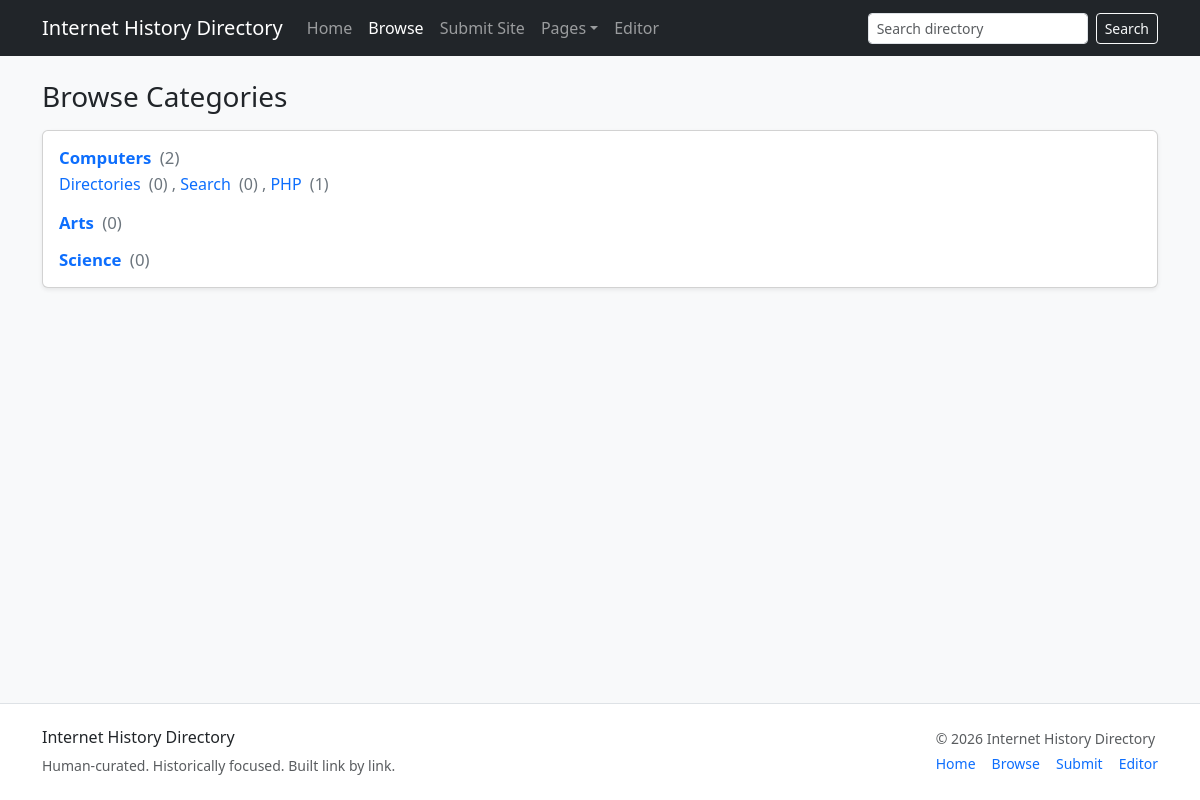
The page /category on the database its author committed.
### tables this page shows
CREATE TABLE categories (
    id INT UNSIGNED AUTO_INCREMENT PRIMARY KEY,
    parent_id INT UNSIGNED NULL,
    slug VARCHAR(150) NOT NULL,
    path VARCHAR(500) NOT NULL,
    name VARCHAR(150) NOT NULL,
    description TEXT NULL,
    sort_order INT NOT NULL DEFAULT 0,
    is_active TINYINT(1) NOT NULL DEFAULT 1,
    is_featured TINYINT(1) NOT NULL DEFAULT 0,
    source_type ENUM('manual','dmoz_import') NOT NULL DEFAULT 'manual',
    source_key VARCHAR(255) NULL,
    import_batch_id INT UNSIGNED NULL,
    created_at DATETIME NOT NULL DEFAULT CURRENT_TIMESTAMP,
    updated_at DATETIME NOT NULL DEFAULT CURRENT_TIMESTAMP,
    CONSTRAINT fk_categories_parent FOREIGN KEY (parent_id) REFERENCES categories(id) ON DELETE SET NULL,
    UNIQUE KEY uq_categories_path (path(191)),
    KEY idx_categories_parent (parent_id),
    KEY idx_categories_slug (slug),
    KEY idx_categories_import_batch (import_batch_id)
);

### app/Core/Controller.php (called while the page is built, shortened)
<?php
class Controller
{
    protected function view(string $view, array $data = []): void
    {
        $data['headerSearchQuery'] = $data['headerSearchQuery'] ?? trim((string) ($_GET['q'] ?? ''));
        extract($data, EXTR_SKIP);
        $viewFile = dirname(__DIR__) . '/Views/' . $view . '.php';
        require dirname(__DIR__) . '/Views/layouts/header.php';
        require $viewFile;
        require dirname(__DIR__) . '/Views/layouts/footer.php';
    }
}

### app/Controllers/CategoryController.php (called while the page is built, shortened)
<?php
class CategoryController extends Controller
{
    public function index(): void
    {
        $categoryModel = new Category($this->db);
        $this->view('category/index', [
            'pageTitle' => 'Browse Categories',
            'categories' => $categoryModel->browseIndexData(),
        ]);
    }
}

### public/index.php (called while the page is built, shortened)
<?php
$basePath = dirname(__DIR__);
require $basePath . '/app/helpers.php';
$appConfig = require $basePath . '/config/app.php';
$dbConfig = require $basePath . '/config/database.php';
$db = new App\Core\Database($dbConfig);
$router = new App\Core\Router();
$router->dispatch($_SERVER['REQUEST_METHOD'], $_SERVER['REQUEST_URI'], $db, $appConfig);

### app/Core/Database.php (called while the page is built, shortened)
<?php
class Database
{
    private PDO $pdo;
    public function __construct(array $config)
    {
        $dsn = sprintf(
            'mysql:host=%s;port=%d;dbname=%s;charset=%s',
            $config['host'],
            $config['port'],
            $config['database'],
            $config['charset']
        );
        $this->pdo = new PDO($dsn, $config['username'], $config['password'], [
            PDO::ATTR_ERRMODE => PDO::ERRMODE_EXCEPTION,
            PDO::ATTR_DEFAULT_FETCH_MODE => PDO::FETCH_ASSOC,
        ]);
    }
    public function query(string $sql, array $params = []): PDOStatement
    {
        $stmt = $this->pdo->prepare($sql);
        $stmt->execute($params);
        return $stmt;
    }
    public function fetchAll(string $sql, array $params = []): array
    {
        return $this->query($sql, $params)->fetchAll();
    }
}

### app/Models/Category.php (called while the page is built, shortened)
<?php
class Category
{
    protected Database $db;
    public function __construct(Database $db)
    {
        $this->db = $db;
    }
    public function topLevel(): array
    {
        return $this->db->fetchAll(
            "SELECT
                c.*,
                (
                    SELECT COUNT(*)
                    FROM categories c2
                    WHERE c2.parent_id = c.id
                      AND c2.is_active = 1
                ) AS child_count,
                (
                    SELECT COUNT(*)
                    FROM sites s
                    WHERE s.category_id = c.id
                      AND s.is_active = 1
                ) AS site_count
             FROM categories c
             WHERE c.parent_id IS NULL
               AND c.is_active = 1
             ORDER BY c.sort_order ASC, c.name ASC"
        );
    }
    public function browseIndexData(): array
    {
        $roots = $this->topLevel();
        $rootIds = array_map(static fn (array $row): int => (int) $row['id'], $roots);
        $children = $this->db->fetchAll(
            'SELECT
                c.*,
                (
                    SELECT COUNT(*)
                    FROM categories c2
                    WHERE c2.parent_id = c.id
                      AND c2.is_active = 1
                ) AS child_count,
                (
                    SELECT COUNT(*)
                    FROM sites s
                    WHERE s.category_id = c.id
                      AND s.is_active = 1
                ) AS site_count
             FROM categories c
             WHERE c.parent_id IN (' . implode(',', array_fill(0, count($rootIds), '?')) . ')
               AND c.is_active = 1
             ORDER BY c.sort_order ASC, c.name ASC',
            $rootIds
        );
        return $roots;
    }
}

### app/helpers.php (called while the page is built, shortened)
<?php
function config(string $key, $default = null)
{
    $config = $GLOBALS['app_config'] ?? [];
    return $config[$key] ?? $default;
}
function e(?string $value): string
{
    return htmlspecialchars((string) $value, ENT_QUOTES, 'UTF-8');
}
function base_url(string $path = ''): string
{
    $base = rtrim((string) config('base_url', ''), '/');
    $path = '/' . ltrim($path, '/');
    if ($base === '') {
        return $path;
    }
    return $base . $path;
}
function display_name(?string $name): string
{
    return str_replace('_', ' ', (string) $name);
}

### app/Views/category/index.php (the view)
<?php
$categories = $categories ?? [];
?>
<div class="row">
    <div class="col-12">
        <h1 class="h3 mb-3">Browse Categories</h1>
        <?php if (empty($categories)): ?>
            <div class="alert alert-info">No categories available yet.</div>
        <?php else: ?>
            <div class="card shadow-sm">
                <div class="card-body">
                    <div class="directory-home-categories">
                        <?php foreach ($categories as $category): ?>
                            <div class="directory-home-category">
                                <div class="directory-home-category-title">
                                    <a href="<?= e(base_url('/category/' . $category['path'])) ?>">
                                        <?= e(display_name($category['name'])) ?>
                                    </a>
                                    <span class="directory-home-category-count">
                                        (<?= (int) ($category['site_count'] ?? 0) ?>)
                                    </span>
                                </div>
                                <?php $children = $category['children'] ?? []; ?>
                                <?php if (!empty($children)): ?>
                                    <div class="directory-home-category-children">
                                        <?php foreach ($children as $index => $child): ?>
                                            <?php if ($index > 0): ?>, <?php endif; ?>
                                            <a href="<?= e(base_url('/category/' . $child['path'])) ?>">
                                                <?= e(display_name($child['name'])) ?>
                                            </a>
                                            <span class="directory-home-category-count">
                                                (<?= (int) ($child['site_count'] ?? 0) ?>)
                                            </span>
                                        <?php endforeach; ?>
                                    </div>
                                <?php endif; ?>
                            </div>
                        <?php endforeach; ?>
                    </div>
                </div>
            </div>
        <?php endif; ?>
    </div>
</div>

### app/Core/Router.php (shortened to what this page needs)
<?php
class Router
{
    private array $routes = [];
    private function addRoute(string $method, string $pattern, array $handler): void
    {
        $this->routes[] = compact('method', 'pattern', 'handler');
    }
    public function dispatch(string $method, string $uri, Database $db, array $appConfig): void
    {
        $path = parse_url($uri, PHP_URL_PATH) ?: '/';
        foreach ($this->routes as $route) {
            $params = $this->match($route['pattern'], $path);
            if ($params === null) {
                continue;
            }
            [$controllerClass, $action] = $route['handler'];
            $controller = new $controllerClass($db, $appConfig);
            $controller->$action(...array_values($params));
            return;
        }
    }
    private function match(string $pattern, string $path): ?array
    {
        $regex = preg_replace_callback('/\{([a-zA-Z_][a-zA-Z0-9_]*)(:([^}]+))?\}/', function ($matches) {
            $name = $matches[1];
            $subPattern = $matches[3] ?? '[^/]+';
            return '(?P<' . $name . '>' . $subPattern . ')';
        }, $pattern);
        $regex = '#^' . $regex . '$#';
        if (!preg_match($regex, $path, $matches)) {
            return null;
        }
        $params = [];
        return $params;
    }
}

### public/assets/css/app.css (style rules this page uses)
body { min-height: 100vh; }
.directory-home-categories { display: flex; flex-direction: column; gap: 1rem; }
.directory-home-category-title { font-size: 1.05rem; font-weight: 600; line-height: 1.3; }
.directory-home-category-title a { text-decoration: none; }
.directory-home-category-count { color: #6c757d; font-weight: 400; margin-left: .25rem; }
.directory-home-category-children { margin-top: .2rem; color: #6c757d; line-height: 1.5; }
.directory-home-category-children a { text-decoration: none; }

### rows shown on the page
categories: name "Computers", site_count "2"
categories: name "Directories", site_count "0"
categories: name "Search", site_count "0"
categories: name "PHP", site_count "1"
categories: name "Arts", site_count "0"
categories: name "Science", site_count "0"
